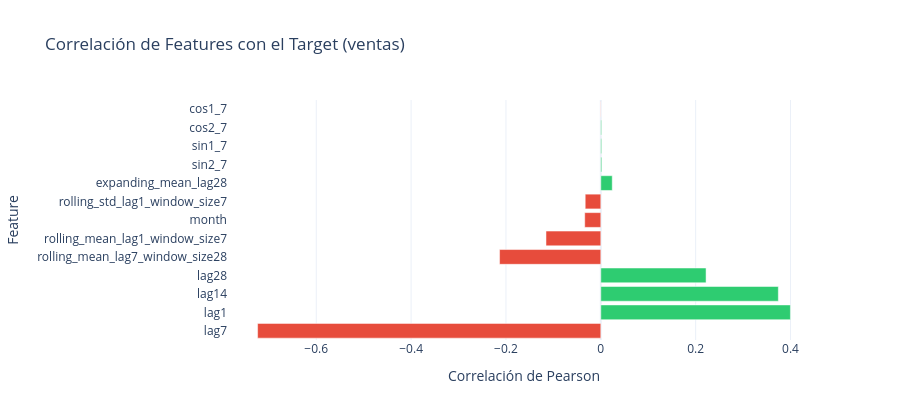

Notebook code cell kept with this figure:
### Code cell
# Mapa de correlaciones entre features y target
corr = features_df[feature_cols + ['y']].corr()['y'].drop('y').sort_values(key=abs, ascending=False)

fig = go.Figure(go.Bar(
    x=corr.values, y=corr.index, orientation='h',
    marker_color=['#e74c3c' if v < 0 else '#2ecc71' for v in corr.values]
))
fig.update_layout(
    title='Correlación de Features con el Target (ventas)',
    xaxis_title='Correlación de Pearson', yaxis_title='Feature',
    height=420, template='plotly_white'
)
fig.show()
print('💡 Los lags con mayor correlación serán los más importantes en los modelos de boosting.')

### Figure 1 — Plotly figure (JSON) as saved in the notebook; plotly's stock layout.template omitted (floating-point values rounded to 4 significant figures)
{"data": [{"marker": {"color": ["#e74c3c", "#2ecc71", "#2ecc71", "#2ecc71", "#e74c3c", "#e74c3c", "#e74c3c", "#e74c3c", "#2ecc71", "#2ecc71", "#2ecc71", "#2ecc71", "#e74c3c"]}, "orientation": "h", "type": "bar", "x": [-0.7237, 0.3998, 0.3744, 0.222, -0.2135, -0.1156, -0.03391, -0.03288, 0.02412, 0.002035, 0.001767, 0.001622, -0.0005612], "y": ["lag7", "lag1", "lag14", "lag28", "rolling_mean_lag7_window_size28", "rolling_mean_lag1_window_size7", "month", "rolling_std_lag1_window_size7", "expanding_mean_lag28", "sin2_7", "sin1_7", "cos2_7", "cos1_7"]}], "layout": {"height": 420, "title": {"text": "Correlación de Features con el Target (ventas)"}, "xaxis": {"title": {"text": "Correlación de Pearson"}}, "yaxis": {"title": {"text": "Feature"}}}}
